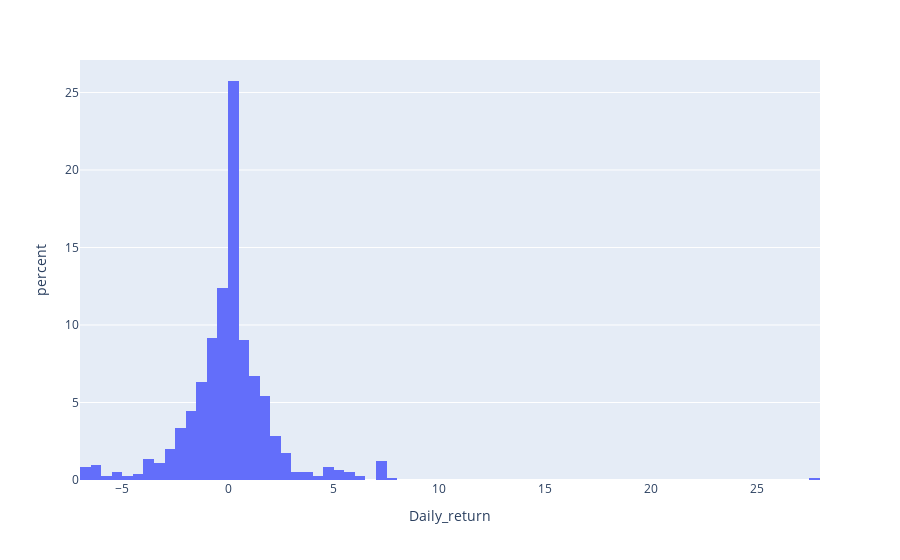

Notebook source saved alongside this figure:
### Code cell
fig = go.Figure()
px.histogram(df, x="Daily_return",histnorm='percent')
#ff.create_distplot(df, group_labels)

### Figure 1 — Plotly figure (JSON) as saved in the notebook; plotly's stock layout.template omitted (floating-point values rounded to 4 significant figures; data arrays with more than 128 entries replaced by an {"elided": "..."} marker saying what was removed)
{"data": [{"alignmentgroup": "True", "bingroup": "x", "histnorm": "percent", "hovertemplate": "Daily_return=%{x}<br>percent=%{y}<extra></extra>", "legendgroup": "", "marker": {"color": "#636efa"}, "name": "", "offsetgroup": "", "orientation": "v", "showlegend": false, "type": "histogram", "x": {"elided": "742 float values"}, "xaxis": "x", "yaxis": "y"}], "layout": {"barmode": "relative", "legend": {"tracegroupgap": 0}, "margin": {"t": 60}, "xaxis": {"anchor": "y", "domain": [0, 1], "title": {"text": "Daily_return"}}, "yaxis": {"anchor": "x", "domain": [0, 1], "title": {"text": "percent"}}}}
